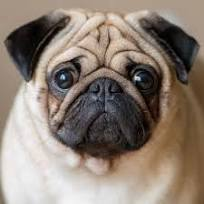
#> input picture images.jpg, 204 x 204 px
$ python task.py
#> lines starting #> are read from the running program, lines starting #| are printed output that depends on the picture
from PIL import Image
from PIL import ImageFilter
from PIL import ImageEnhance

with Image.open("images.jpg") as pic_original:

#> pic_original is the input picture: PIL image 204x204 RGB; mean R, G, B 140.3, 127, 116
    pic_up = pic_original.transpose(Image.FLIP_LEFT_RIGHT)
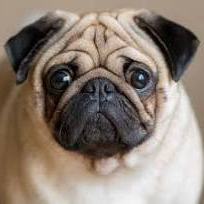
#> pic_up: PIL image 204x204 RGB; mean R, G, B 140.3, 127, 116


    pic_up.save("mirrow.jpg")

    pic_contrast = ImageEnhance.Contrast(pic_original)
    pic_contrast = pic_contrast.enhance (1.5)
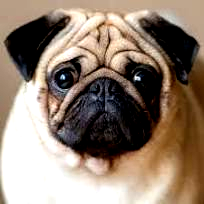
#> pic_contrast: PIL image 204x204 RGB; mean R, G, B 144.6, 126.7, 111.3
    pic_contrast.save("contr.jpg")

$ run again, with завантаження.jpg copied over images.jpg
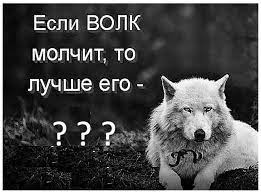
#> input picture завантаження.jpg, 261 x 193 px
#> pic_original is the input picture: PIL image 261x193 RGB; min 0, max 255, mean 73
#> `pic_up = pic_original.transpose(Image.FLIP_LEFT_RIGHT)`:
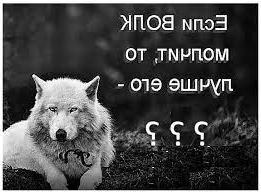
#> pic_up: PIL image 261x193 RGB; min 0, max 255, mean 73
#> `pic_contrast = pic_contrast.enhance (1.5)`:
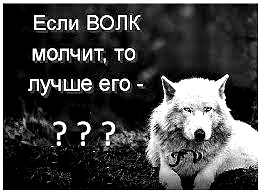
#> pic_contrast: PIL image 261x193 RGB; min 0, max 255, mean 70
